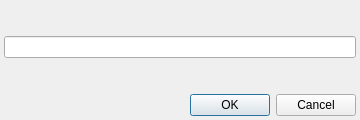
<?xml version="1.0" encoding="UTF-8"?>
<ui version="4.0">
 <class>MainWindow</class>
 <widget class="QMainWindow" name="MainWindow">
  <property name="geometry">
   <rect>
    <x>0</x>
    <y>0</y>
    <width>360</width>
    <height>120</height>
   </rect>
  </property>
  <property name="windowTitle">
   <string>MainWindow</string>
  </property>
  <widget class="QWidget" name="centralwidget">
   <layout class="QGridLayout" name="gridLayout">
    <property name="leftMargin">
     <number>4</number>
    </property>
    <property name="topMargin">
     <number>4</number>
    </property>
    <property name="rightMargin">
     <number>4</number>
    </property>
    <property name="bottomMargin">
     <number>4</number>
    </property>
    <property name="spacing">
     <number>4</number>
    </property>
    <item row="1" column="0" colspan="2">
     <widget class="QLineEdit" name="lineEdit"/>
    </item>
    <item row="3" column="1" alignment="Qt::AlignBottom">
     <widget class="QDialogButtonBox" name="buttonBox">
      <property name="standardButtons">
       <set>QDialogButtonBox::Cancel|QDialogButtonBox::Ok</set>
      </property>
     </widget>
    </item>
    <item row="2" column="0" colspan="2">
     <spacer name="verticalSpacer">
      <property name="orientation">
       <enum>Qt::Vertical</enum>
      </property>
      <property name="sizeHint" stdset="0">
       <size>
        <width>20</width>
        <height>40</height>
       </size>
      </property>
     </spacer>
    </item>
    <item row="0" column="0" colspan="2">
     <spacer name="verticalSpacer_2">
      <property name="orientation">
       <enum>Qt::Vertical</enum>
      </property>
      <property name="sizeHint" stdset="0">
       <size>
        <width>20</width>
        <height>40</height>
       </size>
      </property>
     </spacer>
    </item>
   </layout>
  </widget>
 </widget>
 <resources/>
 <connections/>
</ui>
